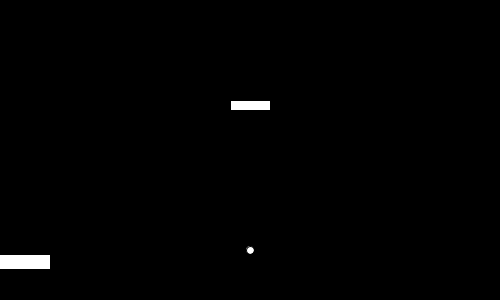
Frame 1 (no input)
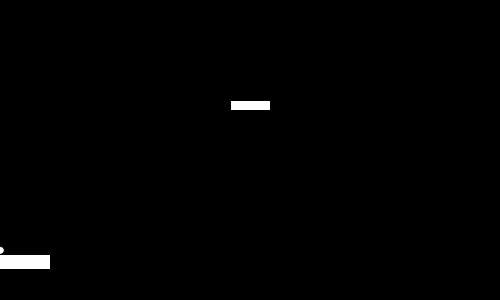
Frame 60 (the mouse pressed at the canvas centre just before this capture)
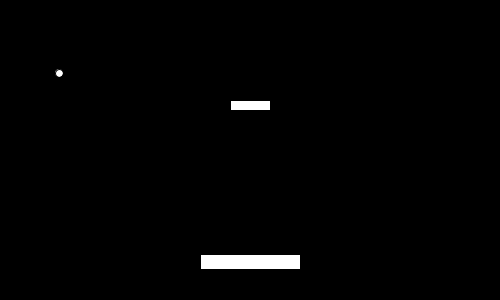
Frame 120 (the mouse held since frame 60 and released just before this capture)

The Processing sketch that drew these frames (run headless with seeded random() and noise(); from frame 60 on, the mouse is pressed at the canvas centre):

// Processing sketch: week13_5_breakout_part4_one_brick
// ── week13_5_breakout_part4_one_brick.pde
// week13_5_breakout_part4_one_brick
// 修改自 week13_4_breakout_part3_restart
// 先用一個磚塊, 一個板子, 一個球
void setup(){
  size(500, 300);
}
boolean brickAlive = true;
int brickX = 230, brickY = 100; // 有1個磚塊
float x = 250, y = 250, dx = 0, dy = 0;
boolean onBoard = true, gameOver=false;
void restart() {
  x = 250;
  y = 250;
  dx = 0;
  dy = 0;
  onBoard = true;
  gameOver = false;
}
void draw(){
  background(0);
  ellipse(x, y, 8, 8);
  rect(mouseX-50, 254, 100, 15);
  if(brickAlive){
    rect(brickX, brickY, 40, 10); // 1個磚塊
    if(brickX < x+dx && x+dx < brickX+40){
      if( (brickY+10 <= y && brickY+10 > y+dy) || (brickY >= y && brickY < y+dy) ){
        brickAlive = false;
        dy = -dy;
      }
    }
  }
  
  if(onBoard) x = mouseX;
  else{
    if(x+dx < 0 || x+dx > 500) dx = -dx;
    if(y+dy < 0) dy = -dy;
    if(y+dy > 254 && mouseX-50 < x+dx && x+dx < mouseX+50){ // touch board
      dy = -dy;
    }
    if(y+dy>300) { // game over!!
      gameOver = true;
    }
    if(!gameOver){
      x += dx;
      y += dy;
    }
  }
}
void mousePressed(){
  if(onBoard) {
    onBoard = false;
    dy = -3;
    dx = 1; //random(-1,+1);
  }else if(gameOver){
    restart();
  }
}
